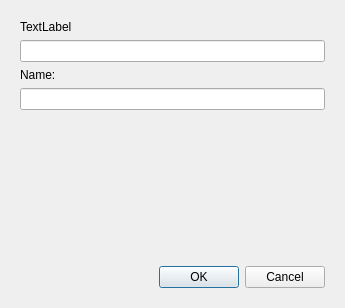
<?xml version="1.0" encoding="UTF-8"?>
<ui version="4.0">
 <class>AddContact</class>
 <widget class="QDialog" name="AddContact">
  <property name="geometry">
   <rect>
    <x>0</x>
    <y>0</y>
    <width>345</width>
    <height>308</height>
   </rect>
  </property>
  <property name="windowTitle">
   <string>Add contact</string>
  </property>
  <layout class="QGridLayout" name="gridLayout">
   <item row="0" column="0">
    <widget class="QStackedWidget" name="stackedWidget">
     <property name="currentIndex">
      <number>1</number>
     </property>
     <widget class="QWidget" name="accountPage">
      <layout class="QVBoxLayout" name="accountLayout">
       <property name="margin">
        <number>0</number>
       </property>
       <item>
        <spacer name="verticalSpacer">
         <property name="orientation">
          <enum>Qt::Vertical</enum>
         </property>
         <property name="sizeHint" stdset="0">
          <size>
           <width>20</width>
           <height>325</height>
          </size>
         </property>
        </spacer>
       </item>
      </layout>
     </widget>
     <widget class="QWidget" name="contactPage">
      <layout class="QGridLayout" name="gridLayout_2">
       <item row="0" column="0">
        <widget class="QLabel" name="IDLabel">
         <property name="text">
          <string>TextLabel</string>
         </property>
        </widget>
       </item>
       <item row="1" column="0" colspan="2">
        <widget class="QLineEdit" name="editId"/>
       </item>
       <item row="2" column="0">
        <widget class="QLabel" name="label_2">
         <property name="text">
          <string>Name:</string>
         </property>
        </widget>
       </item>
       <item row="3" column="0" colspan="2">
        <widget class="QLineEdit" name="editName"/>
       </item>
       <item row="5" column="0" colspan="2">
        <widget class="QDialogButtonBox" name="buttonBox">
         <property name="orientation">
          <enum>Qt::Horizontal</enum>
         </property>
         <property name="standardButtons">
          <set>QDialogButtonBox::Cancel|QDialogButtonBox::Ok</set>
         </property>
         <property name="centerButtons">
          <bool>false</bool>
         </property>
        </widget>
       </item>
       <item row="4" column="0" colspan="2">
        <spacer name="verticalSpacer_2">
         <property name="orientation">
          <enum>Qt::Vertical</enum>
         </property>
         <property name="sizeHint" stdset="0">
          <size>
           <width>20</width>
           <height>40</height>
          </size>
         </property>
        </spacer>
       </item>
      </layout>
     </widget>
    </widget>
   </item>
  </layout>
 </widget>
 <resources/>
 <connections/>
</ui>
